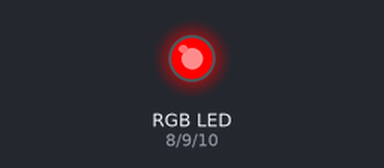
The sketch below on a simulated Arduino Uno, built with avr-gcc and run on an emulated ATmega328P. Shown: an RGB LED mixed from three pins (HIGH = lit).

Above: at 0.05 s.
At 1.25 s:
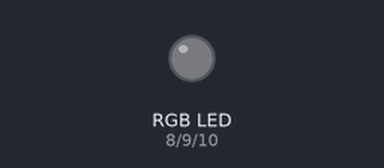
At 2.5 s:
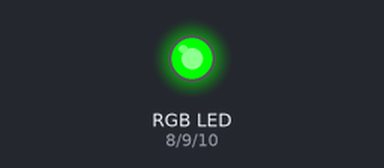
At 5.0 s:
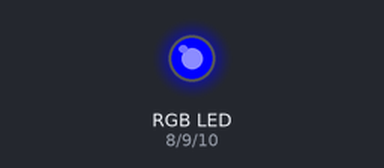
At 7.5 s:
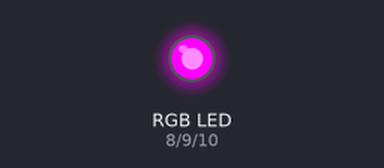
At 10.0 s:
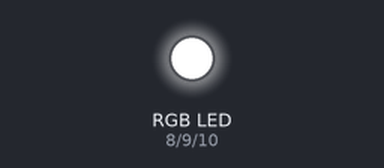
Timing chart, 0 to 13.0 s (numbered marks = the images above):
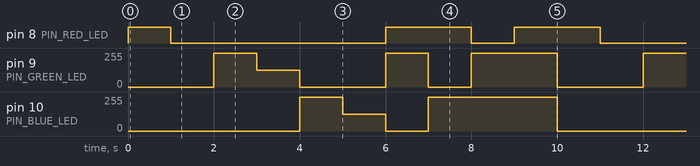

Measured:
- by itself, pin 8 (PIN_RED_LED): repeats every 10.0 s: LOW 5.0 s, HIGH 2.0 s, LOW 1.0 s, HIGH 2.0 s
- by itself, pin 10 (PIN_BLUE_LED): repeats every 10.0 s: 125/255 1.0 s, 0/255 1.0 s, 255/255 3.0 s, 0/255 4.0 s, 255/255 1.0 s
- by itself, pin 9 (PIN_GREEN_LED): repeats every 10.0 s: 125/255 1.0 s, 0/255 2.0 s, 255/255 1.0 s, 0/255 1.0 s, 255/255 2.0 s, 0/255 2.0 s, 255/255 1.0 s

The sketch:

2.9_RGBLED.ino
```cpp
// RGB LED Code by ThinkLab

#define PIN_RED_LED 8
#define PIN_GREEN_LED 9
#define PIN_BLUE_LED 10


void setup() {
  pinMode(PIN_RED_LED, OUTPUT);
  pinMode(PIN_GREEN_LED, OUTPUT);
  pinMode(PIN_BLUE_LED, OUTPUT);
}

void loop() {
  rgb_color(255, 0, 0);       // RED
  delay(1000);
  rgb_color(125, 0, 0);       // Dimmed RED
  delay(1000);
  rgb_color(0, 255, 0);       // GREEN
  delay(1000);
  rgb_color(0, 125, 0);       // Dimmed GREEN
  delay(1000);
  rgb_color(0, 0, 255);       // BLUE
  delay(1000);
  rgb_color(0, 0, 125);       // Dimmed BLUE
  delay(1000);
  rgb_color(255, 255, 0);     // Yellow
  delay(1000);
  rgb_color(255, 0, 255);     // Magenta
  delay(1000);
  rgb_color(0, 255, 255);     // Cyan
  delay(1000);
  rgb_color(255, 255, 255);   // White
  delay(1000);
}

void rgb_color(int red_value, int green_value, int blue_value) {
  analogWrite(PIN_RED_LED, red_value);
  analogWrite(PIN_GREEN_LED, green_value);
  analogWrite(PIN_BLUE_LED, blue_value);
}
```
